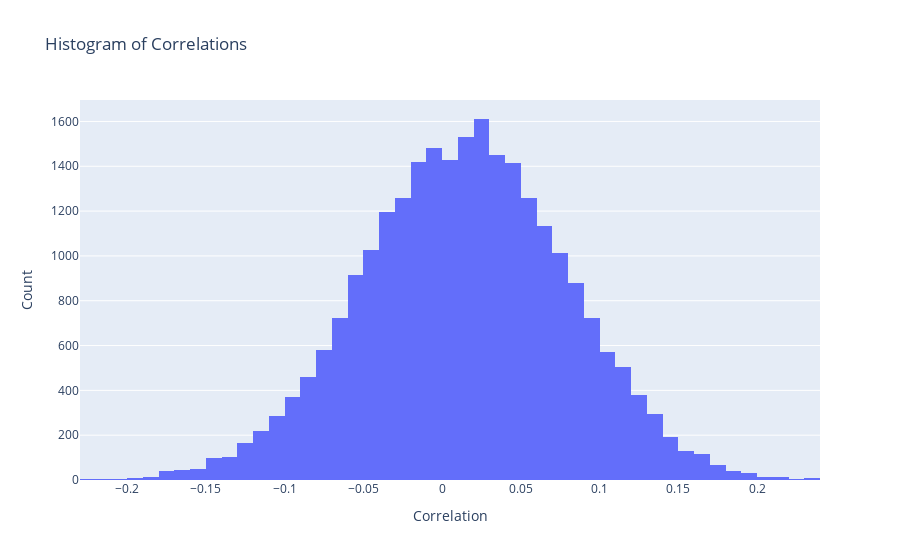

This figure's notebook cell:
### Markdown cell above
## Plot all values

### Code cell
fig = px.histogram(x=correlations, nbins=50, title="Histogram of Correlations")
fig.update_layout(xaxis_title="Correlation", yaxis_title="Count")
fig.show()

### Figure 1 — Plotly figure (JSON) as saved in the notebook; plotly's stock layout.template omitted (floating-point values rounded to 4 significant figures; data arrays with more than 128 entries replaced by an {"elided": "..."} marker saying what was removed)
{"data": [{"bingroup": "x", "hovertemplate": "x=%{x}<br>count=%{y}<extra></extra>", "legendgroup": "", "marker": {"color": "#636efa", "pattern": {"shape": ""}}, "name": "", "nbinsx": 50, "orientation": "v", "showlegend": false, "type": "histogram", "x": {"elided": "25263 float values"}, "xaxis": "x", "yaxis": "y"}], "layout": {"barmode": "relative", "legend": {"tracegroupgap": 0}, "title": {"text": "Histogram of Correlations"}, "xaxis": {"anchor": "y", "domain": [0, 1], "title": {"text": "Correlation"}}, "yaxis": {"anchor": "x", "domain": [0, 1], "title": {"text": "Count"}}}}
